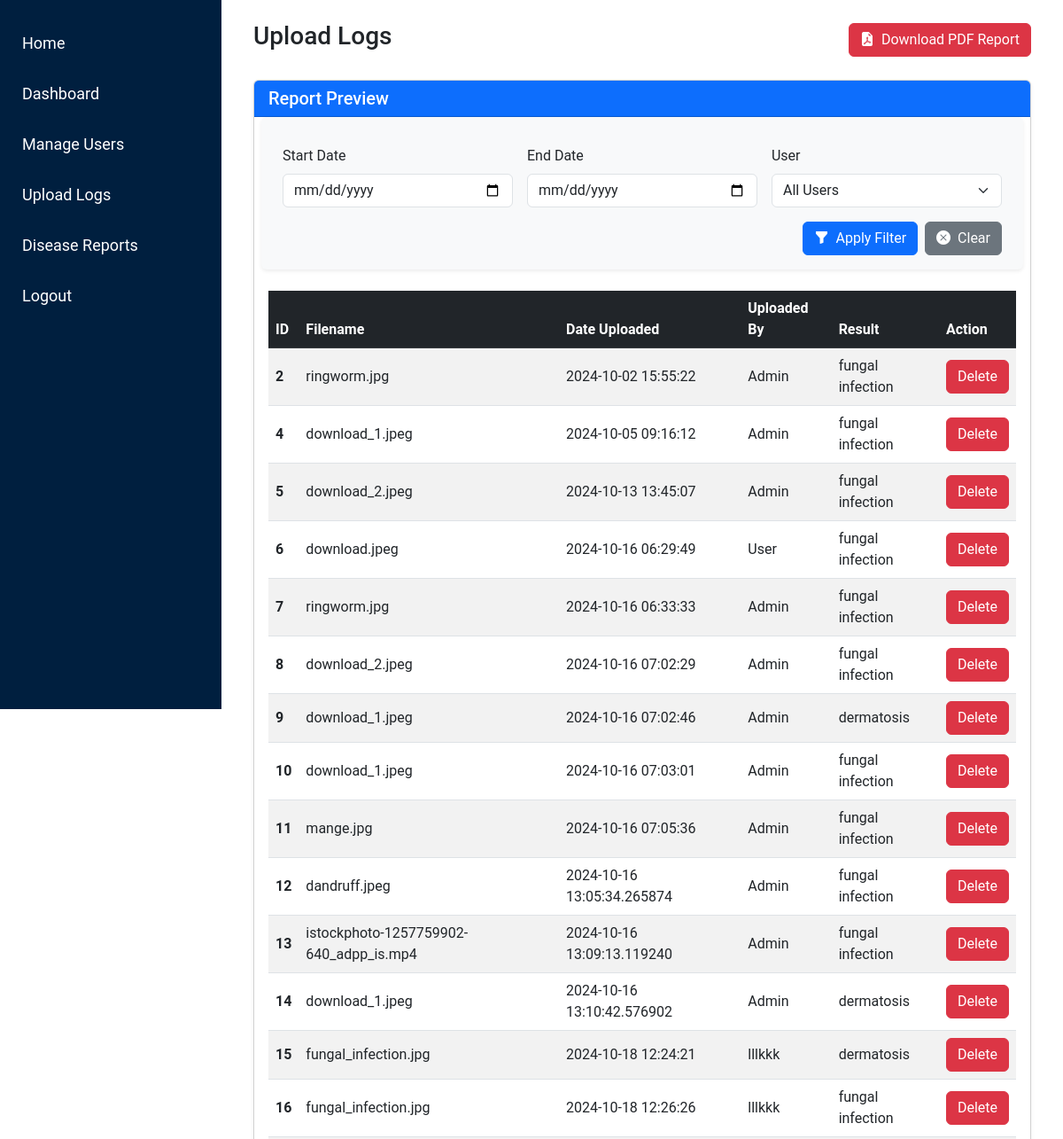
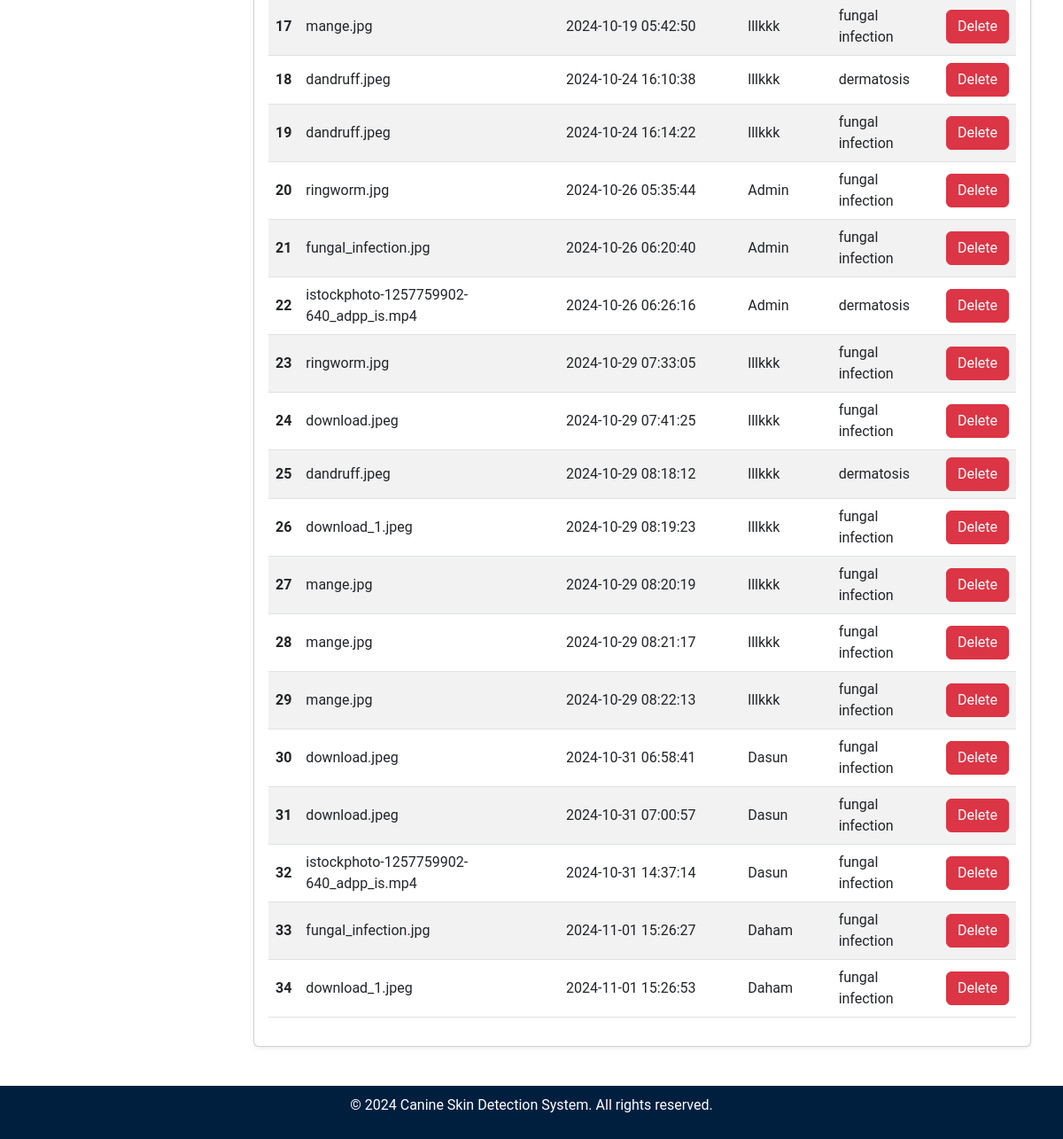
The app's page /admin/filter_logs with its own data (2 pictures, top to bottom).
### tables this page shows
CREATE TABLE uploads (
    id INTEGER PRIMARY KEY AUTOINCREMENT,
    filename TEXT NOT NULL,
    upload_date TIMESTAMP DEFAULT CURRENT_TIMESTAMP,
    file_type TEXT NOT NULL,
    result TEXT NOT NULL,  -- Add a column for storing the result (disease name)
    username TEXT NOT NULL  -- Store the username instead of user_id
);

### admin.py (the view)
@admin.route('/filter_logs', methods=['GET'])
def filter_logs():
    start_date = request.args.get('start_date', '')
    end_date = request.args.get('end_date', '')
    username = request.args.get('username', '')
    conn = get_db_connection()
    query = "SELECT id, filename, upload_date, username, result FROM uploads WHERE 1=1"
    params = []
    if start_date:
        query += " AND upload_date >= ?"
        params.append(start_date)
    if end_date:
        query += " AND upload_date <= ?"
        params.append(end_date)
    if username:
        query += " AND username = ?"
        params.append(username)
    uploads = conn.execute(query, params).fetchall()
    users = conn.execute("SELECT DISTINCT username FROM uploads").fetchall()
    conn.close()
    return render_template('admin/upload_logs.html', uploads=uploads, users=users)

### db.py (called while the page is built)
def get_db_connection():
    conn = sqlite3.connect('site.db')
    conn.row_factory = sqlite3.Row  # Allows accessing rows as dictionaries
    return conn

### templates/admin/upload_logs.html (shortened to what this page needs)
<!DOCTYPE html>
<html lang="en">
<head>
    <link href="https://cdn.jsdelivr.net/npm/bootstrap@5.3.0-alpha1/dist/css/bootstrap.min.css" rel="stylesheet">
    <link rel="stylesheet" href="{{ url_for('static', filename='css/admin_styles.css') }}">
    <link href="https://cdnjs.cloudflare.com/ajax/libs/bootstrap-icons/1.8.1/font/bootstrap-icons.min.css" rel="stylesheet">
</head>
<body>
    {% include 'partials/admin_sidebar.html' %}
    <div class="content p-4">
        <div class="container-fluid">
            <div class="d-flex justify-content-between align-items-center mb-4">
                <h1 class="h3">Upload Logs</h1>
                <form action="{{ url_for('admin.generate_pdf_report') }}" method="GET" class="d-inline">
                    <button type="submit" class="btn btn-danger">
                        <i class="bi bi-file-earmark-pdf-fill me-2"></i>Download PDF Report
                    </button>
                </form>
            </div>
            <div class="card shadow-sm mt-4">
                <div class="card-header bg-primary text-white d-flex justify-content-between align-items-center">
                    <h5 class="mb-0">Report Preview</h5>
                </div>
                <div class="card-body">
                    <form action="{{ url_for('admin.filter_logs') }}" method="GET" class="row g-3 mb-4 p-3 rounded bg-light shadow-sm">
                        <div class="col-md-4">
                            <label for="startDate" class="form-label">Start Date</label>
                            <input type="date" id="startDate" name="start_date" class="form-control" value="{{ request.args.get('start_date') }}">
                        </div>
                        <div class="col-md-4">
                            <label for="endDate" class="form-label">End Date</label>
                            <input type="date" id="endDate" name="end_date" class="form-control" value="{{ request.args.get('end_date') }}">
                        </div>
                        <div class="col-md-4">
                            <label for="username" class="form-label">User</label>
                            <select id="username" name="username" class="form-select">
                                <option value="">All Users</option>
                            </select>
                        </div>
                        <div class="col-12 d-flex justify-content-end">
                            <button type="submit" class="btn btn-primary me-2">
                                <i class="bi bi-funnel-fill me-2"></i>Apply Filter
                            </button>
                            <a href="{{ url_for('admin.upload_logs') }}" class="btn btn-secondary">
                                <i class="bi bi-x-circle-fill me-2"></i>Clear
                            </a>
                        </div>
                    </form>
                    {% if uploads %}
                    <table class="table table-hover table-striped align-middle">
                        <thead class="table-dark">
                            <tr>
                                <th scope="col">ID</th>
                                <th scope="col">Filename</th>
                                <th scope="col">Date Uploaded</th>
                                <th scope="col">Uploaded By</th>
                                <th scope="col">Result</th>
                                <th scope="col">Action</th>
                            </tr>
                        </thead>
                        <tbody>
                            {% for upload in uploads %}
                            <tr>
                                <th scope="row">{{ upload.id }}</th>
                                <td>{{ upload.filename }}</td>
                                <td>{{ upload.upload_date }}</td>
                                <td>{{ upload.username }}</td>
                                <td>{{ upload.result }}</td>
                                <td>
                                    <form action="{{ url_for('admin.delete_log', upload_id=upload.id) }}" method="POST" onsubmit="return confirm('Are you sure you want to delete this upload?');">
                                        <button type="submit" class="btn btn-danger">Delete</button>
                                    </form>
                                </td>
                            </tr>
                            {% endfor %}
                        </tbody>
                    </table>
                    {% else %}
                        <p class="text-center">No logs found for the selected filters.</p>
                    {% endif %}
                </div>
            </div>
        </div>
    </div>
    {% include 'partials/footer_admin.html' %}
</body>
</html>

### static/css/admin_styles.css (style rules this page uses)
html,body { font-family: 'Roboto', sans-serif; height: 100%; margin: 0; }
.card { margin-bottom: 20px; }
.content { margin-left: 250px; padding: 20px; flex: 1; }
.card-body { position: relative; z-index: 1; }

### records on screen
uploads: id "2", filename "ringworm.jpg", upload_date "2024-10-02 15:55:22", username "Admin", result "fungal infection"
uploads: id "4", filename "download_1.jpeg", upload_date "2024-10-05 09:16:12", username "Admin", result "fungal infection"
uploads: id "5", filename "download_2.jpeg", upload_date "2024-10-13 13:45:07", username "Admin", result "fungal infection"
uploads: id "6", filename "download.jpeg", upload_date "2024-10-16 06:29:49", username "User", result "fungal infection"
uploads: id "7", filename "ringworm.jpg", upload_date "2024-10-16 06:33:33", username "Admin", result "fungal infection"
uploads: id "8", filename "download_2.jpeg", upload_date "2024-10-16 07:02:29", username "Admin", result "fungal infection"
uploads: id "9", filename "download_1.jpeg", upload_date "2024-10-16 07:02:46", username "Admin", result "dermatosis"
uploads: id "10", filename "download_1.jpeg", upload_date "2024-10-16 07:03:01", username "Admin", result "fungal infection"
uploads: id "11", filename "mange.jpg", upload_date "2024-10-16 07:05:36", username "Admin", result "fungal infection"
uploads: id "12", filename "dandruff.jpeg", upload_date "2024-10-16 13:05:34.265874", username "Admin", result "fungal infection"
uploads: id "13", filename "istockphoto-1257759902-640_adpp_is.mp4", upload_date "2024-10-16 13:09:13.119240", username "Admin", result "fungal infection"
uploads: id "14", filename "download_1.jpeg", upload_date "2024-10-16 13:10:42.576902", username "Admin", result "dermatosis"
uploads: id "15", filename "fungal_infection.jpg", upload_date "2024-10-18 12:24:21", username "lllkkk", result "dermatosis"
uploads: id "16", filename "fungal_infection.jpg", upload_date "2024-10-18 12:26:26", username "lllkkk", result "fungal infection"
uploads: id "17", filename "mange.jpg", upload_date "2024-10-19 05:42:50", username "lllkkk", result "fungal infection"
uploads: id "18", filename "dandruff.jpeg", upload_date "2024-10-24 16:10:38", username "lllkkk", result "dermatosis"
uploads: id "19", filename "dandruff.jpeg", upload_date "2024-10-24 16:14:22", username "lllkkk", result "fungal infection"
uploads: id "20", filename "ringworm.jpg", upload_date "2024-10-26 05:35:44", username "Admin", result "fungal infection"
uploads: id "21", filename "fungal_infection.jpg", upload_date "2024-10-26 06:20:40", username "Admin", result "fungal infection"
uploads: id "22", filename "istockphoto-1257759902-640_adpp_is.mp4", upload_date "2024-10-26 06:26:16", username "Admin", result "dermatosis"
uploads: id "23", filename "ringworm.jpg", upload_date "2024-10-29 07:33:05", username "lllkkk", result "fungal infection"
uploads: id "24", filename "download.jpeg", upload_date "2024-10-29 07:41:25", username "lllkkk", result "fungal infection"
uploads: id "25", filename "dandruff.jpeg", upload_date "2024-10-29 08:18:12", username "lllkkk", result "dermatosis"
uploads: id "26", filename "download_1.jpeg", upload_date "2024-10-29 08:19:23", username "lllkkk", result "fungal infection"
uploads: id "27", filename "mange.jpg", upload_date "2024-10-29 08:20:19", username "lllkkk", result "fungal infection"
uploads: id "28", filename "mange.jpg", upload_date "2024-10-29 08:21:17", username "lllkkk", result "fungal infection"
uploads: id "29", filename "mange.jpg", upload_date "2024-10-29 08:22:13", username "lllkkk", result "fungal infection"
uploads: id "30", filename "download.jpeg", upload_date "2024-10-31 06:58:41", username "Dasun", result "fungal infection"
uploads: id "31", filename "download.jpeg", upload_date "2024-10-31 07:00:57", username "Dasun", result "fungal infection"
uploads: id "32", filename "istockphoto-1257759902-640_adpp_is.mp4", upload_date "2024-10-31 14:37:14", username "Dasun", result "fungal infection"
uploads: id "33", filename "fungal_infection.jpg", upload_date "2024-11-01 15:26:27", username "Daham", result "fungal infection"
uploads: id "34", filename "download_1.jpeg", upload_date "2024-11-01 15:26:53", username "Daham", result "fungal infection"
